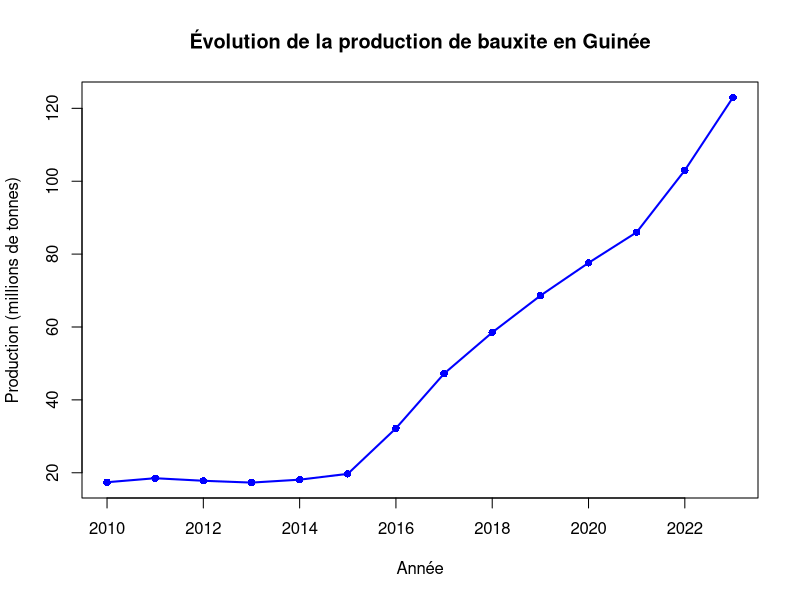
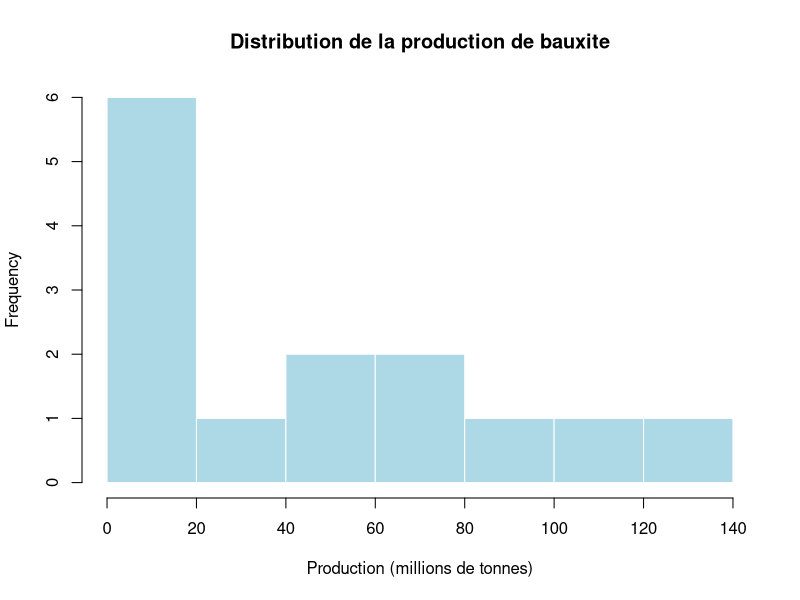
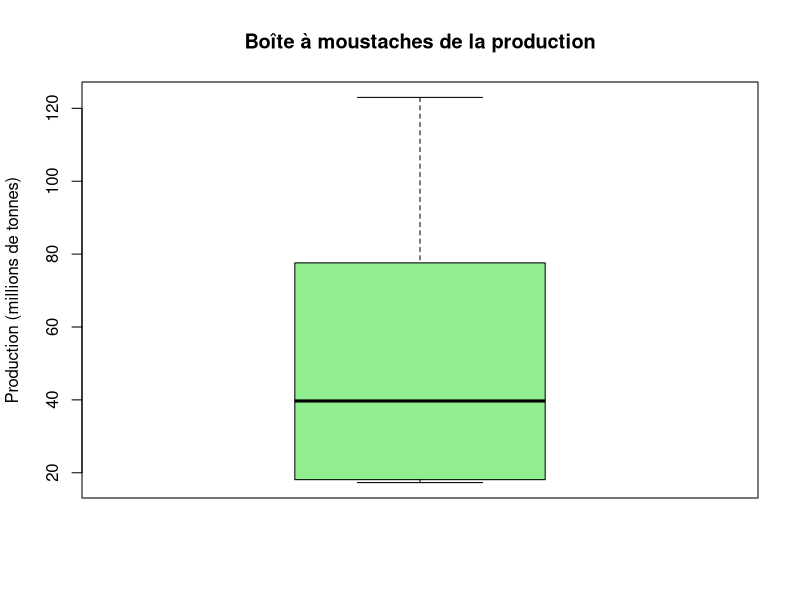
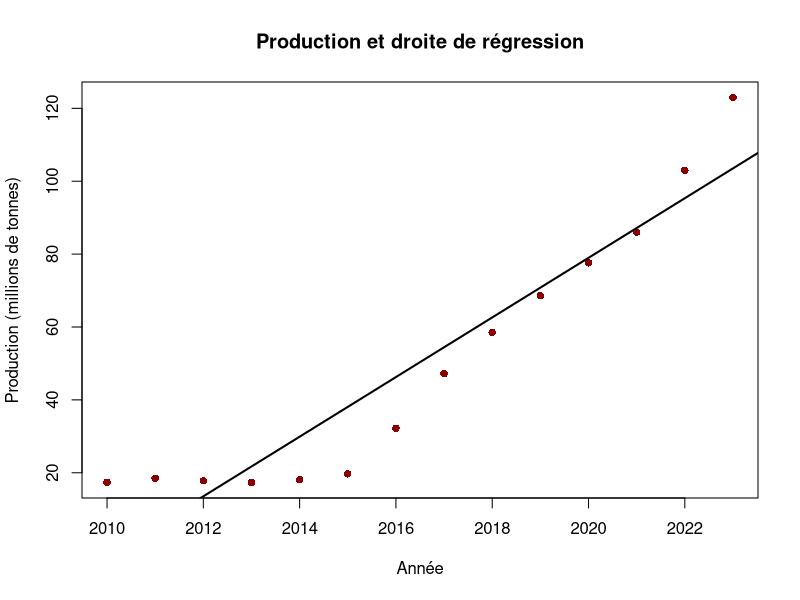

The R script that drew these images, in order:
# ==========================================================
# Projet R : Analyse de la production de bauxite en Guinée
# Auteur : Ibrahima Sory Camara
# ==========================================================

# 1. Chargement des données
bauxite <- read.csv("bauxite_guinee.csv")

cat("Aperçu des données :\n")
print(bauxite)

cat("\nStructure du tableau :\n")
str(bauxite)

cat("\nRésumé statistique :\n")
print(summary(bauxite))

# 2. Statistiques descriptives
moyenne <- mean(bauxite$Production)
variance <- var(bauxite$Production)
ecart_type <- sd(bauxite$Production)
minimum <- min(bauxite$Production)
maximum <- max(bauxite$Production)

cat("\nStatistiques descriptives :\n")
cat("Moyenne :", moyenne, "\n")
cat("Variance :", variance, "\n")
cat("Écart-type :", ecart_type, "\n")
cat("Minimum :", minimum, "\n")
cat("Maximum :", maximum, "\n")

# 3. Graphique d'évolution
plot(
  bauxite$Annee,
  bauxite$Production,
  type = "o",
  pch = 16,
  lwd = 2,
  main = "Évolution de la production de bauxite en Guinée",
  xlab = "Année",
  ylab = "Production (millions de tonnes)",
  col = "blue"
)

# 4. Histogramme
hist(
  bauxite$Production,
  main = "Distribution de la production de bauxite",
  xlab = "Production (millions de tonnes)",
  col = "lightblue",
  border = "white"
)

# 5. Boxplot
boxplot(
  bauxite$Production,
  main = "Boîte à moustaches de la production",
  ylab = "Production (millions de tonnes)",
  col = "lightgreen"
)

# 6. Modèle linéaire simple
modele <- lm(Production ~ Annee, data = bauxite)

cat("\nRésumé du modèle linéaire :\n")
print(summary(modele))

# 7. Ajout de la droite de régression
plot(
  bauxite$Annee,
  bauxite$Production,
  pch = 16,
  main = "Production et droite de régression",
  xlab = "Année",
  ylab = "Production (millions de tonnes)",
  col = "darkred"
)
abline(modele, col = "black", lwd = 2)

# 8. Prédiction simple
nouvelles_donnees <- data.frame(Annee = c(2024, 2025, 2026))
predictions <- predict(modele, newdata = nouvelles_donnees)

cat("\nPrédictions pour les années suivantes :\n")
resultats <- data.frame(Annee = nouvelles_donnees$Annee, Production_predite = predictions)
print(resultats)

# 9. Conclusion affichée
cat("\nConclusion :\n")
cat("L'analyse montre une forte augmentation de la production de bauxite en Guinée entre 2010 et 2023.\n")
cat("La tendance générale est croissante, avec une accélération notable à partir de 2016.\n")
cat("Le modèle linéaire permet de représenter cette évolution et de proposer une estimation simple pour les années suivantes.\n")
